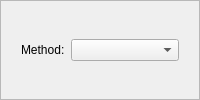
          <widget class="QFrame" name="container_peak_detection_sidebar">
           <property name="sizePolicy">
            <sizepolicy hsizetype="Preferred" vsizetype="Expanding">
             <horstretch>0</horstretch>
             <verstretch>0</verstretch>
            </sizepolicy>
           </property>
           <property name="frameShape">
            <enum>QFrame::StyledPanel</enum>
           </property>
           <layout class="QGridLayout" name="layout_container_peak_detection_sidebar">
            <item row="0" column="0">
             <widget class="QWidget" name="container_peak_detection_method" native="true">
              <property name="sizePolicy">
               <sizepolicy hsizetype="Preferred" vsizetype="Fixed">
                <horstretch>0</horstretch>
                <verstretch>0</verstretch>
               </sizepolicy>
              </property>
              <property name="font">
               <font>
                <pointsize>9</pointsize>
                <bold>false</bold>
               </font>
              </property>
              <layout class="QFormLayout" name="layout_container_peak_detection_method">
               <property name="fieldGrowthPolicy">
                <enum>QFormLayout::AllNonFixedFieldsGrow</enum>
               </property>
               <property name="labelAlignment">
                <set>Qt::AlignLeading|Qt::AlignLeft|Qt::AlignVCenter</set>
               </property>
               <property name="formAlignment">
                <set>Qt::AlignLeading|Qt::AlignLeft|Qt::AlignTop</set>
               </property>
               <item row="0" column="0">
                <widget class="QLabel" name="label_method">
                 <property name="sizePolicy">
                  <sizepolicy hsizetype="Preferred" vsizetype="Preferred">
                   <horstretch>0</horstretch>
                   <verstretch>0</verstretch>
                  </sizepolicy>
                 </property>
                 <property name="font">
                  <font>
                   <pointsize>9</pointsize>
                   <bold>false</bold>
                  </font>
                 </property>
                 <property name="text">
                  <string>Method:</string>
                 </property>
                 <property name="buddy">
                  <cstring>combo_box_peak_detection_method</cstring>
                 </property>
                </widget>
               </item>
               <item row="0" column="1">
                <widget class="ComboBox" name="combo_box_peak_detection_method">
                 <property name="sizePolicy">
                  <sizepolicy hsizetype="Preferred" vsizetype="Fixed">
                   <horstretch>0</horstretch>
                   <verstretch>0</verstretch>
                  </sizepolicy>
                 </property>
                 <property name="font">
                  <font>
                   <pointsize>9</pointsize>
                   <bold>false</bold>
                  </font>
                 </property>
                 <property name="maxVisibleItems">
                  <number>10</number>
                 </property>
                 <property name="maxCount">
                  <number>50</number>
                 </property>
                 <property name="insertPolicy">
                  <enum>QComboBox::NoInsert</enum>
                 </property>
                </widget>
               </item>
              </layout>
             </widget>
            </item>
           </layout>
          </widget>
